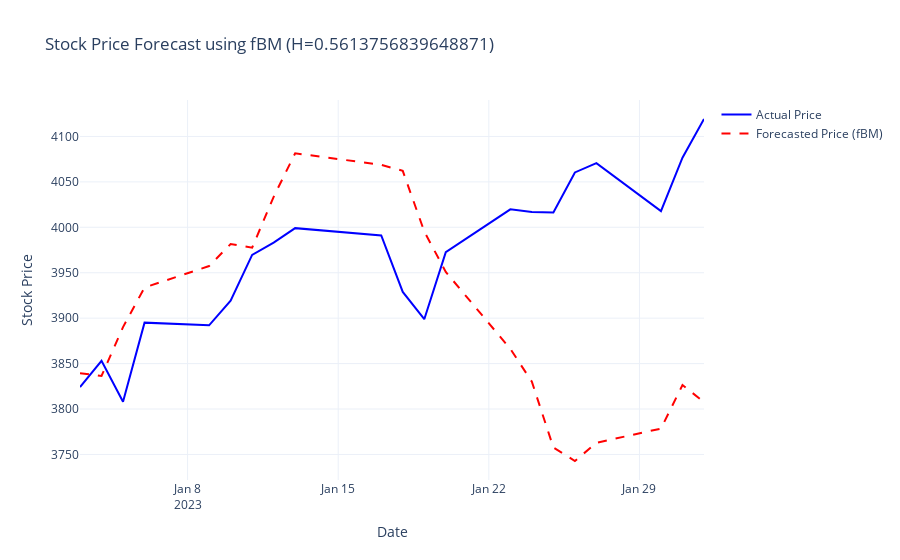

Source (notebook cell):
### Code cell
from stochastic.processes.continuous import FractionalBrownianMotion
import numpy as np
import random
import plotly.graph_objects as go

def simulate_fbm_prices(train_data, test_data, H):
    """
    Simulate future stock prices using a geometric fractional Brownian motion model.
    
    Parameters:
        train_data (DataFrame): Training data containing columns 'price' and 'log_returns'.
        test_data (DataFrame): Testing data (used to determine the forecast horizon).
        H (float): Hurst exponent for the fBM model.
    
    Returns:
        np.ndarray: Array of simulated future prices.
    """
    # Set a fixed seed for reproducibility
    random.seed(42)
    np.random.seed(42)
    
    # Calculate drift (μ) and volatility (σ) from training log returns
    mu = train_data["log_returns"].mean()
    sigma = train_data["log_returns"].std()

    # Define Fractional Brownian Motion (fBM) model
    n_days = len(test_data)
    fbm = FractionalBrownianMotion(hurst=H, t=n_days - 1)
    fbm_values = fbm.sample(n=n_days - 1)
    
    # Use the last known price from training data as the starting point
    S0 = train_data['price'].iloc[-1]
    simulated_prices = S0 * np.exp(mu * np.arange(n_days) + sigma * fbm_values)
    
    return simulated_prices

def plot_actual_vs_simulated(test_data, simulated_prices, H):
    """
    Create an interactive Plotly plot comparing the actual prices with simulated prices.
    
    Parameters:
        test_data (DataFrame): DataFrame containing the actual price data with its index as dates.
        simulated_prices (np.ndarray): Array of simulated prices.
        H (float): Hurst exponent used in the simulation (for plot title).
    """
    # Create a Plotly figure
    fig = go.Figure()

    # Add actual price trace
    fig.add_trace(go.Scatter(
        x=test_data.index,
        y=test_data["price"],
        mode='lines',
        name='Actual Price',
        line=dict(color='blue')
    ))

    # Add simulated (forecasted) price trace
    fig.add_trace(go.Scatter(
        x=test_data.index,
        y=simulated_prices,
        mode='lines',
        name='Forecasted Price (fBM)',
        line=dict(color='red', dash='dash')
    ))

    # Update layout of the plot
    fig.update_layout(
        title=f"Stock Price Forecast using fBM (H={H})",
        xaxis_title="Date",
        yaxis_title="Stock Price",
        template="plotly_white"
    )
    
    # Display the plot
    fig.show()

# Example usage:
simulated_prices = simulate_fbm_prices(SNP_training_df, SNP_testing_df, SNP_hurst_est)
plot_actual_vs_simulated(SNP_testing_df, simulated_prices, SNP_hurst_est)

### Figure 1 — Plotly figure (JSON) as saved in the notebook; plotly's stock layout.template omitted (floating-point values rounded to 4 significant figures)
{"data": [{"line": {"color": "blue"}, "mode": "lines", "name": "Actual Price", "type": "scatter", "x": ["2023-01-03T00:00:00", "2023-01-04T00:00:00", "2023-01-05T00:00:00", "2023-01-06T00:00:00", "2023-01-09T00:00:00", "2023-01-10T00:00:00", "2023-01-11T00:00:00", "2023-01-12T00:00:00", "2023-01-13T00:00:00", "2023-01-17T00:00:00", "2023-01-18T00:00:00", "2023-01-19T00:00:00", "2023-01-20T00:00:00", "2023-01-23T00:00:00", "2023-01-24T00:00:00", "2023-01-25T00:00:00", "2023-01-26T00:00:00", "2023-01-27T00:00:00", "2023-01-30T00:00:00", "2023-01-31T00:00:00", "2023-02-01T00:00:00"], "y": [3824.0, 3853.0, 3808.0, 3895.0, 3892.0, 3919.0, 3970.0, 3983.0, 3999.0, 3991.0, 3929.0, 3899.0, 3973.0, 4020.0, 4017.0, 4016.0, 4060.0, 4071.0, 4018.0, 4077.0, 4119.0]}, {"line": {"color": "red", "dash": "dash"}, "mode": "lines", "name": "Forecasted Price (fBM)", "type": "scatter", "x": ["2023-01-03T00:00:00", "2023-01-04T00:00:00", "2023-01-05T00:00:00", "2023-01-06T00:00:00", "2023-01-09T00:00:00", "2023-01-10T00:00:00", "2023-01-11T00:00:00", "2023-01-12T00:00:00", "2023-01-13T00:00:00", "2023-01-17T00:00:00", "2023-01-18T00:00:00", "2023-01-19T00:00:00", "2023-01-20T00:00:00", "2023-01-23T00:00:00", "2023-01-24T00:00:00", "2023-01-25T00:00:00", "2023-01-26T00:00:00", "2023-01-27T00:00:00", "2023-01-30T00:00:00", "2023-01-31T00:00:00", "2023-02-01T00:00:00"], "y": [3840.0, 3836.0, 3890.0, 3934.0, 3957.0, 3982.0, 3978.0, 4034.0, 4081.0, 4069.0, 4062.0, 3995.0, 3951.0, 3866.0, 3830.0, 3758.0, 3743.0, 3763.0, 3778.0, 3826.0, 3808.0]}], "layout": {"title": {"text": "Stock Price Forecast using fBM (H=0.5613756839648871)"}, "xaxis": {"title": {"text": "Date"}}, "yaxis": {"title": {"text": "Stock Price"}}}}
